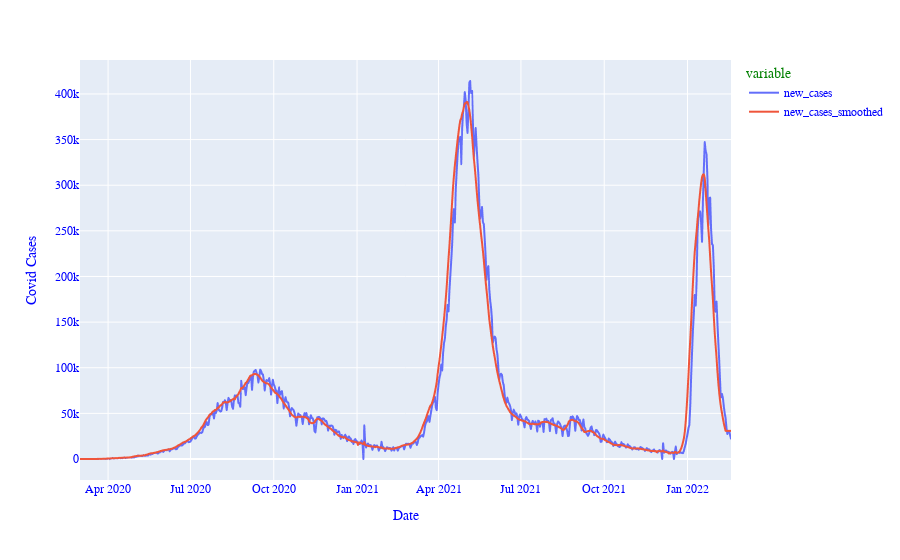

Source (notebook cell):
### Code cell
fig = px.line(covid_data2, x='date', y=['new_cases', 'new_cases_smoothed'])
fig.update_layout(
    font_family="Courier New",
    font_color="blue",
    title_font_family="Times New Roman",
    title_font_color="red",
    legend_title_font_color="green",
    xaxis_title="Date",
    yaxis_title="Covid Cases",
)
fig.show()

### Figure 1 — Plotly figure (JSON) as saved in the notebook; plotly's stock layout.template omitted (floating-point values rounded to 4 significant figures; data arrays with more than 128 entries replaced by an {"elided": "..."} marker saying what was removed)
{"data": [{"hovertemplate": "variable=new_cases<br>date=%{x}<br>value=%{y}<extra></extra>", "legendgroup": "new_cases", "line": {"color": "#636efa", "dash": "solid"}, "marker": {"symbol": "circle"}, "mode": "lines", "name": "new_cases", "showlegend": true, "type": "scattergl", "x": {"elided": "720 str values"}, "xaxis": "x", "y": {"elided": "720 int values"}, "yaxis": "y"}, {"hovertemplate": "variable=new_cases_smoothed<br>date=%{x}<br>value=%{y}<extra></extra>", "legendgroup": "new_cases_smoothed", "line": {"color": "#EF553B", "dash": "solid"}, "marker": {"symbol": "circle"}, "mode": "lines", "name": "new_cases_smoothed", "showlegend": true, "type": "scattergl", "x": {"elided": "720 str values"}, "xaxis": "x", "y": {"elided": "720 int values"}, "yaxis": "y"}], "layout": {"font": {"color": "blue", "family": "Courier New"}, "legend": {"title": {"font": {"color": "green"}, "text": "variable"}, "tracegroupgap": 0}, "margin": {"t": 60}, "title": {"font": {"color": "red", "family": "Times New Roman"}}, "xaxis": {"anchor": "y", "domain": [0, 1], "title": {"text": "Date"}}, "yaxis": {"anchor": "x", "domain": [0, 1], "title": {"text": "Covid Cases"}}}}
